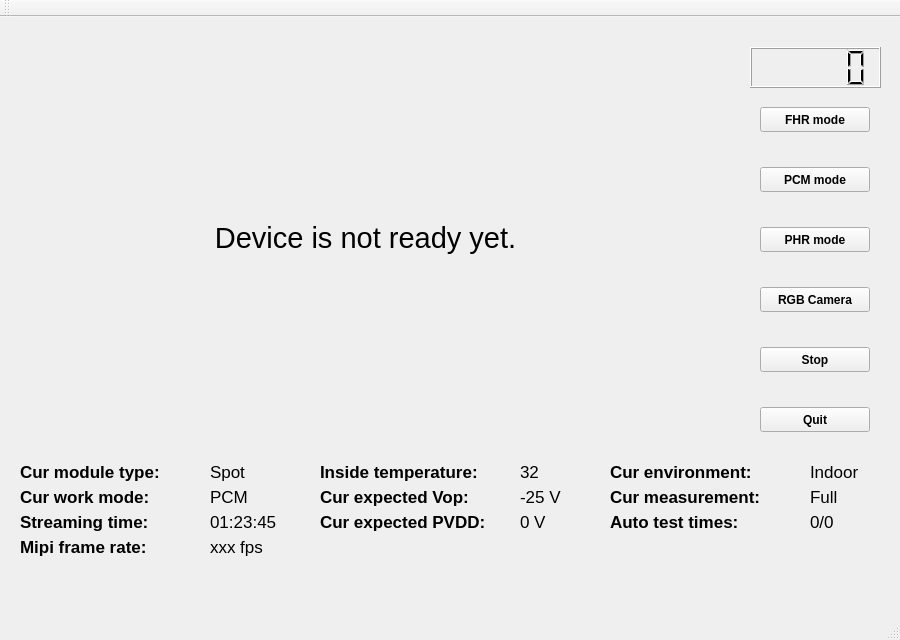
<?xml version="1.0" encoding="UTF-8"?>
<ui version="4.0">
 <class>MainWindow</class>
 <widget class="QMainWindow" name="MainWindow">
  <property name="geometry">
   <rect>
    <x>0</x>
    <y>0</y>
    <width>900</width>
    <height>640</height>
   </rect>
  </property>
  <property name="windowTitle">
   <string>MainWindow</string>
  </property>
  <widget class="QWidget" name="centralWidget">
   <widget class="QWidget" name="horizontalLayoutWidget">
    <property name="geometry">
     <rect>
      <x>20</x>
      <y>10</y>
      <width>691</width>
      <height>421</height>
     </rect>
    </property>
    <layout class="QHBoxLayout" name="horizontalLayout_2">
     <item>
      <widget class="QLabel" name="mainlabel">
       <property name="font">
        <font>
         <pointsize>22</pointsize>
        </font>
       </property>
       <property name="text">
        <string>Device is not ready yet.</string>
       </property>
       <property name="alignment">
        <set>Qt::AlignCenter</set>
       </property>
      </widget>
     </item>
    </layout>
   </widget>
   <widget class="QLabel" name="framerate_label">
    <property name="geometry">
     <rect>
      <x>20</x>
      <y>520</y>
      <width>190</width>
      <height>20</height>
     </rect>
    </property>
    <property name="font">
     <font>
      <pointsize>13</pointsize>
      <weight>75</weight>
      <bold>true</bold>
     </font>
    </property>
    <property name="text">
     <string>Mipi frame rate:</string>
    </property>
   </widget>
   <widget class="QLabel" name="framerate_value">
    <property name="geometry">
     <rect>
      <x>210</x>
      <y>520</y>
      <width>100</width>
      <height>20</height>
     </rect>
    </property>
    <property name="font">
     <font>
      <pointsize>13</pointsize>
     </font>
    </property>
    <property name="text">
     <string>xxx fps</string>
    </property>
   </widget>
   <widget class="QLabel" name="strmTimeLabel">
    <property name="geometry">
     <rect>
      <x>20</x>
      <y>495</y>
      <width>190</width>
      <height>20</height>
     </rect>
    </property>
    <property name="font">
     <font>
      <pointsize>13</pointsize>
      <weight>75</weight>
      <bold>true</bold>
     </font>
    </property>
    <property name="text">
     <string>Streaming time:</string>
    </property>
   </widget>
   <widget class="QLabel" name="strmTime_value">
    <property name="geometry">
     <rect>
      <x>210</x>
      <y>495</y>
      <width>100</width>
      <height>20</height>
     </rect>
    </property>
    <property name="font">
     <font>
      <pointsize>13</pointsize>
     </font>
    </property>
    <property name="text">
     <string>01:23:45</string>
    </property>
   </widget>
   <widget class="QLCDNumber" name="lcdNumber">
    <property name="geometry">
     <rect>
      <x>750</x>
      <y>30</y>
      <width>131</width>
      <height>41</height>
     </rect>
    </property>
    <property name="font">
     <font>
      <pointsize>10</pointsize>
     </font>
    </property>
   </widget>
   <widget class="QLabel" name="AutoTestTimes_value">
    <property name="geometry">
     <rect>
      <x>810</x>
      <y>495</y>
      <width>80</width>
      <height>20</height>
     </rect>
    </property>
    <property name="font">
     <font>
      <pointsize>13</pointsize>
     </font>
    </property>
    <property name="text">
     <string>0/0</string>
    </property>
   </widget>
   <widget class="QLabel" name="AutoTestTimes_label">
    <property name="geometry">
     <rect>
      <x>610</x>
      <y>495</y>
      <width>200</width>
      <height>20</height>
     </rect>
    </property>
    <property name="font">
     <font>
      <pointsize>13</pointsize>
      <weight>75</weight>
      <bold>true</bold>
     </font>
    </property>
    <property name="text">
     <string>Auto test times:</string>
    </property>
   </widget>
   <widget class="QLabel" name="cur_temperature_value">
    <property name="geometry">
     <rect>
      <x>520</x>
      <y>445</y>
      <width>80</width>
      <height>20</height>
     </rect>
    </property>
    <property name="font">
     <font>
      <pointsize>13</pointsize>
     </font>
    </property>
    <property name="text">
     <string>32</string>
    </property>
   </widget>
   <widget class="QLabel" name="cur_temperature_label">
    <property name="geometry">
     <rect>
      <x>320</x>
      <y>445</y>
      <width>200</width>
      <height>20</height>
     </rect>
    </property>
    <property name="font">
     <font>
      <pointsize>13</pointsize>
      <weight>75</weight>
      <bold>true</bold>
     </font>
    </property>
    <property name="text">
     <string>Inside temperature:</string>
    </property>
   </widget>
   <widget class="QPushButton" name="RGBButton">
    <property name="geometry">
     <rect>
      <x>760</x>
      <y>270</y>
      <width>110</width>
      <height>25</height>
     </rect>
    </property>
    <property name="font">
     <font>
      <weight>75</weight>
      <bold>true</bold>
     </font>
    </property>
    <property name="text">
     <string>RGB Camera</string>
    </property>
   </widget>
   <widget class="QPushButton" name="FHRButton">
    <property name="geometry">
     <rect>
      <x>760</x>
      <y>90</y>
      <width>110</width>
      <height>25</height>
     </rect>
    </property>
    <property name="font">
     <font>
      <weight>75</weight>
      <bold>true</bold>
     </font>
    </property>
    <property name="text">
     <string>FHR mode</string>
    </property>
   </widget>
   <widget class="QPushButton" name="PCMButton">
    <property name="geometry">
     <rect>
      <x>760</x>
      <y>150</y>
      <width>110</width>
      <height>25</height>
     </rect>
    </property>
    <property name="font">
     <font>
      <weight>75</weight>
      <bold>true</bold>
     </font>
    </property>
    <property name="text">
     <string>PCM mode</string>
    </property>
   </widget>
   <widget class="QPushButton" name="PHRButton">
    <property name="geometry">
     <rect>
      <x>760</x>
      <y>210</y>
      <width>110</width>
      <height>25</height>
     </rect>
    </property>
    <property name="font">
     <font>
      <weight>75</weight>
      <bold>true</bold>
     </font>
    </property>
    <property name="text">
     <string>PHR mode</string>
    </property>
   </widget>
   <widget class="QPushButton" name="stopButton">
    <property name="geometry">
     <rect>
      <x>760</x>
      <y>330</y>
      <width>110</width>
      <height>25</height>
     </rect>
    </property>
    <property name="font">
     <font>
      <weight>75</weight>
      <bold>true</bold>
     </font>
    </property>
    <property name="text">
     <string>Stop</string>
    </property>
   </widget>
   <widget class="QPushButton" name="quitButton">
    <property name="geometry">
     <rect>
      <x>760</x>
      <y>390</y>
      <width>110</width>
      <height>25</height>
     </rect>
    </property>
    <property name="font">
     <font>
      <weight>75</weight>
      <bold>true</bold>
     </font>
    </property>
    <property name="text">
     <string>Quit</string>
    </property>
   </widget>
   <widget class="QLabel" name="cur_exp_pvdd_value">
    <property name="geometry">
     <rect>
      <x>520</x>
      <y>495</y>
      <width>80</width>
      <height>20</height>
     </rect>
    </property>
    <property name="font">
     <font>
      <pointsize>13</pointsize>
     </font>
    </property>
    <property name="text">
     <string>0 V</string>
    </property>
   </widget>
   <widget class="QLabel" name="cur_work_mode_value">
    <property name="geometry">
     <rect>
      <x>210</x>
      <y>470</y>
      <width>100</width>
      <height>20</height>
     </rect>
    </property>
    <property name="font">
     <font>
      <pointsize>13</pointsize>
     </font>
    </property>
    <property name="text">
     <string>PCM</string>
    </property>
   </widget>
   <widget class="QLabel" name="cur_expected_vop_label">
    <property name="geometry">
     <rect>
      <x>320</x>
      <y>470</y>
      <width>200</width>
      <height>20</height>
     </rect>
    </property>
    <property name="font">
     <font>
      <pointsize>13</pointsize>
      <weight>75</weight>
      <bold>true</bold>
     </font>
    </property>
    <property name="text">
     <string>Cur expected Vop:</string>
    </property>
   </widget>
   <widget class="QLabel" name="pvddLabel">
    <property name="geometry">
     <rect>
      <x>320</x>
      <y>495</y>
      <width>200</width>
      <height>20</height>
     </rect>
    </property>
    <property name="font">
     <font>
      <pointsize>13</pointsize>
      <weight>75</weight>
      <bold>true</bold>
     </font>
    </property>
    <property name="text">
     <string>Cur expected PVDD:</string>
    </property>
   </widget>
   <widget class="QLabel" name="cur_work_mode_label">
    <property name="geometry">
     <rect>
      <x>20</x>
      <y>470</y>
      <width>190</width>
      <height>20</height>
     </rect>
    </property>
    <property name="font">
     <font>
      <pointsize>13</pointsize>
      <weight>75</weight>
      <bold>true</bold>
     </font>
    </property>
    <property name="text">
     <string>Cur work mode:</string>
    </property>
   </widget>
   <widget class="QLabel" name="cur_environment_value">
    <property name="geometry">
     <rect>
      <x>810</x>
      <y>445</y>
      <width>80</width>
      <height>20</height>
     </rect>
    </property>
    <property name="font">
     <font>
      <pointsize>13</pointsize>
     </font>
    </property>
    <property name="text">
     <string>Indoor</string>
    </property>
   </widget>
   <widget class="QLabel" name="cur_exp_vop_value">
    <property name="geometry">
     <rect>
      <x>520</x>
      <y>470</y>
      <width>80</width>
      <height>20</height>
     </rect>
    </property>
    <property name="font">
     <font>
      <pointsize>13</pointsize>
     </font>
    </property>
    <property name="text">
     <string>-25 V</string>
    </property>
   </widget>
   <widget class="QLabel" name="cur_environment_label">
    <property name="geometry">
     <rect>
      <x>610</x>
      <y>445</y>
      <width>200</width>
      <height>20</height>
     </rect>
    </property>
    <property name="font">
     <font>
      <pointsize>13</pointsize>
      <weight>75</weight>
      <bold>true</bold>
     </font>
    </property>
    <property name="text">
     <string>Cur environment:</string>
    </property>
   </widget>
   <widget class="QLabel" name="cur_measurement_value">
    <property name="geometry">
     <rect>
      <x>810</x>
      <y>470</y>
      <width>80</width>
      <height>20</height>
     </rect>
    </property>
    <property name="font">
     <font>
      <pointsize>13</pointsize>
     </font>
    </property>
    <property name="text">
     <string>Full</string>
    </property>
   </widget>
   <widget class="QLabel" name="cur_measurement_label">
    <property name="geometry">
     <rect>
      <x>610</x>
      <y>470</y>
      <width>200</width>
      <height>20</height>
     </rect>
    </property>
    <property name="font">
     <font>
      <pointsize>13</pointsize>
      <weight>75</weight>
      <bold>true</bold>
     </font>
    </property>
    <property name="text">
     <string>Cur measurement:</string>
    </property>
   </widget>
   <widget class="QLabel" name="cur_module_type_value">
    <property name="geometry">
     <rect>
      <x>210</x>
      <y>445</y>
      <width>100</width>
      <height>20</height>
     </rect>
    </property>
    <property name="font">
     <font>
      <pointsize>13</pointsize>
     </font>
    </property>
    <property name="text">
     <string>Spot</string>
    </property>
   </widget>
   <widget class="QLabel" name="cur_module_type_label">
    <property name="geometry">
     <rect>
      <x>20</x>
      <y>445</y>
      <width>190</width>
      <height>20</height>
     </rect>
    </property>
    <property name="font">
     <font>
      <pointsize>13</pointsize>
      <weight>75</weight>
      <bold>true</bold>
     </font>
    </property>
    <property name="text">
     <string>Cur module type:</string>
    </property>
   </widget>
  </widget>
  <widget class="QMenuBar" name="menuBar">
   <property name="geometry">
    <rect>
     <x>0</x>
     <y>0</y>
     <width>900</width>
     <height>22</height>
    </rect>
   </property>
  </widget>
  <widget class="QToolBar" name="mainToolBar">
   <attribute name="toolBarArea">
    <enum>TopToolBarArea</enum>
   </attribute>
   <attribute name="toolBarBreak">
    <bool>false</bool>
   </attribute>
  </widget>
  <widget class="QStatusBar" name="statusBar"/>
 </widget>
 <layoutdefault spacing="6" margin="11"/>
 <resources/>
 <connections/>
</ui>
